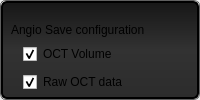
                  <widget class="QFrame" name="frame_white_border_38">
                   <property name="minimumSize">
                    <size>
                     <width>200</width>
                     <height>50</height>
                    </size>
                   </property>
                   <property name="maximumSize">
                    <size>
                     <width>16777215</width>
                     <height>16777215</height>
                    </size>
                   </property>
                   <property name="styleSheet">
                    <string notr="true">QFrame {
    border: 1px solid rgb(95, 95, 95);
    border-radius: 6px;
}</string>
                   </property>
                   <property name="frameShape">
                    <enum>QFrame::StyledPanel</enum>
                   </property>
                   <property name="frameShadow">
                    <enum>QFrame::Raised</enum>
                   </property>
                   <property name="lineWidth">
                    <number>1</number>
                   </property>
                   <layout class="QGridLayout" name="gridLayout_44" rowstretch="0" columnstretch="0">
                    <property name="sizeConstraint">
                     <enum>QLayout::SetDefaultConstraint</enum>
                    </property>
                    <property name="margin">
                     <number>0</number>
                    </property>
                    <property name="spacing">
                     <number>0</number>
                    </property>
                    <item row="0" column="0">
                     <widget class="QFrame" name="frame_button_bar_25">
                      <property name="minimumSize">
                       <size>
                        <width>0</width>
                        <height>0</height>
                       </size>
                      </property>
                      <property name="maximumSize">
                       <size>
                        <width>16777215</width>
                        <height>16777215</height>
                       </size>
                      </property>
                      <property name="styleSheet">
                       <string notr="true">QFrame {
  background: rgb(29, 29, 29);
    border-style: solid;
    border: 2px solid #000000;
    border-radius: 6px;

background-color: qlineargradient(spread:pad, x1:0, y1:0, x2:0, y2:1, stop:0 rgba(23, 23, 23, 255), stop:0.497561 rgba(50, 50, 50, 255), stop:1 rgba(44, 44, 44, 255));
}</string>
                      </property>
                      <property name="frameShape">
                       <enum>QFrame::StyledPanel</enum>
                      </property>
                      <property name="frameShadow">
                       <enum>QFrame::Raised</enum>
                      </property>
                      <property name="lineWidth">
                       <number>1</number>
                      </property>
                      <widget class="QLabel" name="label_55">
                       <property name="geometry">
                        <rect>
                         <x>10</x>
                         <y>20</y>
                         <width>636</width>
                         <height>18</height>
                        </rect>
                       </property>
                       <property name="styleSheet">
                        <string notr="true">border: none; background: none;</string>
                       </property>
                       <property name="text">
                        <string>Angio Save configuration</string>
                       </property>
                      </widget>
                      <widget class="QPushButton" name="pushButton_159">
                       <property name="geometry">
                        <rect>
                         <x>170</x>
                         <y>200</y>
                         <width>130</width>
                         <height>61</height>
                        </rect>
                       </property>
                       <property name="minimumSize">
                        <size>
                         <width>20</width>
                         <height>20</height>
                        </size>
                       </property>
                       <property name="maximumSize">
                        <size>
                         <width>130</width>
                         <height>100</height>
                        </size>
                       </property>
                       <property name="font">
                        <font>
                         <pointsize>8</pointsize>
                         <weight>75</weight>
                         <bold>true</bold>
                        </font>
                       </property>
                       <property name="styleSheet">
                        <string notr="true">QPushButton:hover
{
    border: 1px solid #78879b;
    color: silver;
}

QPushButton
{
    border-color: rgb(0,0,0);
}

QPushButton {
background-color: qlineargradient(spread:pad, x1:0.546341, y1:1, x2:0.512195, y2:0, stop:0 rgba(67, 67, 67, 255), stop:1 rgba(96, 96, 96, 255));
border-radius: 5px;
}</string>
                       </property>
                       <property name="text">
                        <string>Rectangle</string>
                       </property>
                       <property name="icon">
                        <iconset resource="grey_icons.qrc">
                         <normaloff>:/greys/images/grey_icons/10pc_gray_rectangle_scan.svg</normaloff>:/greys/images/grey_icons/10pc_gray_rectangle_scan.svg</iconset>
                       </property>
                       <property name="iconSize">
                        <size>
                         <width>40</width>
                         <height>40</height>
                        </size>
                       </property>
                      </widget>
                      <widget class="QCheckBox" name="checkBox_11">
                       <property name="geometry">
                        <rect>
                         <x>22</x>
                         <y>72</y>
                         <width>636</width>
                         <height>18</height>
                        </rect>
                       </property>
                       <property name="styleSheet">
                        <string notr="true">border: none; background: none;</string>
                       </property>
                       <property name="text">
                        <string>Raw OCT data</string>
                       </property>
                       <property name="icon">
                        <iconset resource="grey_icons.qrc">
                         <normaloff>:/greys/images/grey_icons/10pc_gray_raw_oct_data.svg</normaloff>:/greys/images/grey_icons/10pc_gray_raw_oct_data.svg</iconset>
                       </property>
                       <property name="checked">
                        <bool>true</bool>
                       </property>
                      </widget>
                      <widget class="QCheckBox" name="checkBox_12">
                       <property name="geometry">
                        <rect>
                         <x>22</x>
                         <y>100</y>
                         <width>636</width>
                         <height>21</height>
                        </rect>
                       </property>
                       <property name="styleSheet">
                        <string notr="true">border: none; background: none;</string>
                       </property>
                       <property name="text">
                        <string>Visible Camera image</string>
                       </property>
                       <property name="icon">
                        <iconset resource="grey_icons.qrc">
                         <normaloff>:/greys/images/grey_icons/10pc_gray_visible_camera.svg</normaloff>:/greys/images/grey_icons/10pc_gray_visible_camera.svg</iconset>
                       </property>
                       <property name="checked">
                        <bool>true</bool>
                       </property>
                      </widget>
                      <widget class="QPushButton" name="pushButton_160">
                       <property name="geometry">
                        <rect>
                         <x>20</x>
                         <y>200</y>
                         <width>130</width>
                         <height>61</height>
                        </rect>
                       </property>
                       <property name="minimumSize">
                        <size>
                         <width>20</width>
                         <height>20</height>
                        </size>
                       </property>
                       <property name="maximumSize">
                        <size>
                         <width>130</width>
                         <height>100</height>
                        </size>
                       </property>
                       <property name="font">
                        <font>
                         <pointsize>8</pointsize>
                         <weight>75</weight>
                         <bold>true</bold>
                        </font>
                       </property>
                       <property name="styleSheet">
                        <string notr="true">QPushButton:hover
{
    border: 1px solid #78879b;
    color: silver;
}

QPushButton
{
    border-color: rgb(0,0,0);
}

QPushButton {
background-color: qlineargradient(spread:pad, x1:0.546341, y1:1, x2:0.512195, y2:0, stop:0 rgba(67, 67, 67, 255), stop:1 rgba(96, 96, 96, 255));
border-radius: 5px;
}</string>
                       </property>
                       <property name="text">
                        <string>Spiral</string>
                       </property>
                       <property name="icon">
                        <iconset resource="grey_icons.qrc">
                         <normaloff>:/greys/images/grey_icons/10pc_gray_spiral_scan.svg</normaloff>:/greys/images/grey_icons/10pc_gray_spiral_scan.svg</iconset>
                       </property>
                       <property name="iconSize">
                        <size>
                         <width>40</width>
                         <height>40</height>
                        </size>
                       </property>
                      </widget>
                      <widget class="QPushButton" name="pushButton_161">
                       <property name="geometry">
                        <rect>
                         <x>320</x>
                         <y>200</y>
                         <width>130</width>
                         <height>61</height>
                        </rect>
                       </property>
                       <property name="minimumSize">
                        <size>
                         <width>20</width>
                         <height>20</height>
                        </size>
                       </property>
                       <property name="maximumSize">
                        <size>
                         <width>130</width>
                         <height>100</height>
                        </size>
                       </property>
                       <property name="font">
                        <font>
                         <pointsize>8</pointsize>
                         <weight>75</weight>
                         <bold>true</bold>
                        </font>
                       </property>
                       <property name="styleSheet">
                        <string notr="true">QPushButton:hover
{
    border: 1px solid #78879b;
    color: silver;
}

QPushButton
{
    border-color: rgb(0,0,0);
}

QPushButton {
background-color: qlineargradient(spread:pad, x1:0.546341, y1:1, x2:0.512195, y2:0, stop:0 rgba(67, 67, 67, 255), stop:1 rgba(96, 96, 96, 255));
border-radius: 5px;
}</string>
                       </property>
                       <property name="text">
                        <string>Square</string>
                       </property>
                       <property name="icon">
                        <iconset resource="grey_icons.qrc">
                         <normaloff>:/greys/images/grey_icons/10pc_gray_square_scan.svg</normaloff>:/greys/images/grey_icons/10pc_gray_square_scan.svg</iconset>
                       </property>
                       <property name="iconSize">
                        <size>
                         <width>40</width>
                         <height>40</height>
                        </size>
                       </property>
                      </widget>
                      <widget class="QLabel" name="label_13">
                       <property name="geometry">
                        <rect>
                         <x>10</x>
                         <y>170</y>
                         <width>171</width>
                         <height>16</height>
                        </rect>
                       </property>
                       <property name="styleSheet">
                        <string notr="true">border: none; background: none;</string>
                       </property>
                       <property name="text">
                        <string>Scan Pattern</string>
                       </property>
                      </widget>
                      <widget class="QPushButton" name="pushButton_162">
                       <property name="geometry">
                        <rect>
                         <x>470</x>
                         <y>200</y>
                         <width>130</width>
                         <height>61</height>
                        </rect>
                       </property>
                       <property name="minimumSize">
                        <size>
                         <width>20</width>
                         <height>20</height>
                        </size>
                       </property>
                       <property name="maximumSize">
                        <size>
                         <width>130</width>
                         <height>100</height>
                        </size>
                       </property>
                       <property name="font">
                        <font>
                         <pointsize>8</pointsize>
                         <weight>75</weight>
                         <bold>true</bold>
                        </font>
                       </property>
                       <property name="styleSheet">
                        <string notr="true">QPushButton:hover
{
    border: 1px solid #78879b;
    color: silver;
}

QPushButton
{
    border-color: rgb(0,0,0);
}

QPushButton {
background-color: qlineargradient(spread:pad, x1:0.546341, y1:1, x2:0.512195, y2:0, stop:0 rgba(67, 67, 67, 255), stop:1 rgba(96, 96, 96, 255));
border-radius: 5px;
}</string>
                       </property>
                       <property name="text">
                        <string>Circle</string>
                       </property>
                       <property name="icon">
                        <iconset resource="grey_icons.qrc">
                         <normaloff>:/greys/images/grey_icons/10pc_gray_circle_scan.svg</normaloff>:/greys/images/grey_icons/10pc_gray_circle_scan.svg</iconset>
                       </property>
                       <property name="iconSize">
                        <size>
                         <width>40</width>
                         <height>40</height>
                        </size>
                       </property>
                      </widget>
                      <widget class="QCheckBox" name="checkBox_5">
                       <property name="geometry">
                        <rect>
                         <x>22</x>
                         <y>44</y>
                         <width>636</width>
                         <height>18</height>
                        </rect>
                       </property>
                       <property name="styleSheet">
                        <string notr="true">border: none; background: none;</string>
                       </property>
                       <property name="text">
                        <string>OCT Volume</string>
                       </property>
                       <property name="icon">
                        <iconset resource="grey_icons.qrc">
                         <normaloff>:/greys/images/grey_icons/10pc_gray_oct_volume.svg</normaloff>:/greys/images/grey_icons/10pc_gray_oct_volume.svg</iconset>
                       </property>
                       <property name="checked">
                        <bool>true</bool>
                       </property>
                      </widget>
                      <widget class="QLabel" name="label_66">
                       <property name="geometry">
                        <rect>
                         <x>10</x>
                         <y>280</y>
                         <width>171</width>
                         <height>16</height>
                        </rect>
                       </property>
                       <property name="styleSheet">
                        <string notr="true">border: none; background: none;</string>
                       </property>
                       <property name="text">
                        <string>Motion Correction</string>
                       </property>
                      </widget>
                      <widget class="QPushButton" name="pushButton_163">
                       <property name="geometry">
                        <rect>
                         <x>170</x>
                         <y>300</y>
                         <width>130</width>
                         <height>61</height>
                        </rect>
                       </property>
                       <property name="minimumSize">
                        <size>
                         <width>20</width>
                         <height>20</height>
                        </size>
                       </property>
                       <property name="maximumSize">
                        <size>
                         <width>130</width>
                         <height>100</height>
                        </size>
                       </property>
                       <property name="font">
                        <font>
                         <pointsize>8</pointsize>
                         <weight>75</weight>
                         <bold>true</bold>
                        </font>
                       </property>
                       <property name="styleSheet">
                        <string notr="true">QPushButton:hover
{
    border: 1px solid #78879b;
    color: silver;
}

QPushButton
{
    border-color: rgb(0,0,0);
}

QPushButton {
background-color: qlineargradient(spread:pad, x1:0.546341, y1:1, x2:0.512195, y2:0, stop:0 rgba(67, 67, 67, 255), stop:1 rgba(96, 96, 96, 255));
border-radius: 5px;
}</string>
                       </property>
                       <property name="text">
                        <string>Subtract</string>
                       </property>
                       <property name="icon">
                        <iconset resource="grey_icons.qrc">
                         <normaloff>:/greys/images/grey_icons/10pc_gray_subtract.svg</normaloff>:/greys/images/grey_icons/10pc_gray_subtract.svg</iconset>
                       </property>
                       <property name="iconSize">
                        <size>
                         <width>40</width>
                         <height>40</height>
                        </size>
                       </property>
                      </widget>
                      <widget class="QPushButton" name="pushButton_164">
                       <property name="geometry">
                        <rect>
                         <x>20</x>
                         <y>300</y>
                         <width>130</width>
                         <height>61</height>
                        </rect>
                       </property>
                       <property name="minimumSize">
                        <size>
                         <width>20</width>
                         <height>20</height>
                        </size>
                       </property>
                       <property name="maximumSize">
                        <size>
                         <width>130</width>
                         <height>100</height>
                        </size>
                       </property>
                       <property name="font">
                        <font>
                         <pointsize>8</pointsize>
                         <weight>75</weight>
                         <bold>true</bold>
                        </font>
                       </property>
                       <property name="styleSheet">
                        <string notr="true">QPushButton:hover
{
    border: 1px solid #78879b;
    color: silver;
}

QPushButton
{
    border-color: rgb(0,0,0);
}

QPushButton {
background-color: qlineargradient(spread:pad, x1:0.546341, y1:1, x2:0.512195, y2:0, stop:0 rgba(67, 67, 67, 255), stop:1 rgba(96, 96, 96, 255));
border-radius: 5px;
}</string>
                       </property>
                       <property name="text">
                        <string>Average</string>
                       </property>
                       <property name="icon">
                        <iconset resource="grey_icons.qrc">
                         <normaloff>:/greys/images/grey_icons/10pc_gray_average.svg</normaloff>:/greys/images/grey_icons/10pc_gray_average.svg</iconset>
                       </property>
                       <property name="iconSize">
                        <size>
                         <width>40</width>
                         <height>40</height>
                        </size>
                       </property>
                      </widget>
                      <widget class="QPushButton" name="pushButton_165">
                       <property name="geometry">
                        <rect>
                         <x>170</x>
                         <y>400</y>
                         <width>130</width>
                         <height>61</height>
                        </rect>
                       </property>
                       <property name="minimumSize">
                        <size>
                         <width>20</width>
                         <height>20</height>
                        </size>
                       </property>
                       <property name="maximumSize">
                        <size>
                         <width>130</width>
                         <height>100</height>
                        </size>
                       </property>
                       <property name="font">
                        <font>
                         <pointsize>8</pointsize>
                         <weight>75</weight>
                         <bold>true</bold>
                        </font>
                       </property>
                       <property name="styleSheet">
                        <string notr="true">QPushButton:hover
{
    border: 1px solid #78879b;
    color: silver;
}

QPushButton
{
    border-color: rgb(0,0,0);
}

QPushButton {
background-color: qlineargradient(spread:pad, x1:0.546341, y1:1, x2:0.512195, y2:0, stop:0 rgba(67, 67, 67, 255), stop:1 rgba(96, 96, 96, 255));
border-radius: 5px;
}</string>
                       </property>
                       <property name="text">
                        <string>Phase</string>
                       </property>
                       <property name="icon">
                        <iconset resource="grey_icons.qrc">
                         <normaloff>:/greys/images/grey_icons/10pc_gray_phase_algorithm.svg</normaloff>:/greys/images/grey_icons/10pc_gray_phase_algorithm.svg</iconset>
                       </property>
                       <property name="iconSize">
                        <size>
                         <width>40</width>
                         <height>40</height>
                        </size>
                       </property>
                      </widget>
                      <widget class="QLabel" name="label_68">
                       <property name="geometry">
                        <rect>
                         <x>10</x>
                         <y>380</y>
                         <width>171</width>
                         <height>16</height>
                        </rect>
                       </property>
                       <property name="styleSheet">
                        <string notr="true">border: none; background: none;</string>
                       </property>
                       <property name="text">
                        <string>Angiography Algorithm</string>
                       </property>
                      </widget>
                      <widget class="QPushButton" name="pushButton_166">
                       <property name="geometry">
                        <rect>
                         <x>20</x>
                         <y>400</y>
                         <width>130</width>
                         <height>61</height>
                        </rect>
                       </property>
                       <property name="minimumSize">
                        <size>
                         <width>20</width>
                         <height>20</height>
                        </size>
                       </property>
                       <property name="maximumSize">
                        <size>
                         <width>130</width>
                         <height>100</height>
                        </size>
                       </property>
                       <property name="font">
                        <font>
                         <pointsize>8</pointsize>
                         <weight>75</weight>
                         <bold>true</bold>
                        </font>
                       </property>
                       <property name="styleSheet">
                        <string notr="true">QPushButton:hover
{
    border: 1px solid #78879b;
    color: silver;
}

QPushButton
{
    border-color: rgb(0,0,0);
}

QPushButton {
background-color: qlineargradient(spread:pad, x1:0.546341, y1:1, x2:0.512195, y2:0, stop:0 rgba(67, 67, 67, 255), stop:1 rgba(96, 96, 96, 255));
border-radius: 5px;
}</string>
                       </property>
                       <property name="text">
                        <string>Speckle</string>
                       </property>
                       <property name="icon">
                        <iconset resource="grey_icons.qrc">
                         <normaloff>:/greys/images/grey_icons/10pc_gray_speckle_algorithm.svg</normaloff>:/greys/images/grey_icons/10pc_gray_speckle_algorithm.svg</iconset>
                       </property>
                       <property name="iconSize">
                        <size>
                         <width>40</width>
                         <height>40</height>
                        </size>
                       </property>
                      </widget>
                      <widget class="QCheckBox" name="checkBox_16">
                       <property name="geometry">
                        <rect>
                         <x>310</x>
                         <y>130</y>
                         <width>359</width>
                         <height>19</height>
                        </rect>
                       </property>
                       <property name="styleSheet">
                        <string notr="true">border: none; background: none;</string>
                       </property>
                       <property name="text">
                        <string>Intensity and Phase data</string>
                       </property>
                       <property name="icon">
                        <iconset resource="grey_icons.qrc">
                         <normaloff>:/greys/images/grey_icons/10pc_gray_intensity_and_phase.svg</normaloff>:/greys/images/grey_icons/10pc_gray_intensity_and_phase.svg</iconset>
                       </property>
                       <property name="checked">
                        <bool>true</bool>
                       </property>
                      </widget>
                      <widget class="QCheckBox" name="checkBox_2">
                       <property name="geometry">
                        <rect>
                         <x>310</x>
                         <y>42</y>
                         <width>359</width>
                         <height>19</height>
                        </rect>
                       </property>
                       <property name="styleSheet">
                        <string notr="true">border: none; background: none;</string>
                       </property>
                       <property name="text">
                        <string>Angio B-scan</string>
                       </property>
                       <property name="icon">
                        <iconset resource="grey_icons.qrc">
                         <normaloff>:/greys/images/grey_icons/10pc_gray_angio_bscan.svg</normaloff>:/greys/images/grey_icons/10pc_gray_angio_bscan.svg</iconset>
                       </property>
                       <property name="checked">
                        <bool>true</bool>
                       </property>
                      </widget>
                      <widget class="QCheckBox" name="checkBox_17">
                       <property name="geometry">
                        <rect>
                         <x>310</x>
                         <y>72</y>
                         <width>359</width>
                         <height>19</height>
                        </rect>
                       </property>
                       <property name="styleSheet">
                        <string notr="true">border: none; background: none;</string>
                       </property>
                       <property name="text">
                        <string>Angio Volume</string>
                       </property>
                       <property name="icon">
                        <iconset resource="grey_icons.qrc">
                         <normaloff>:/greys/images/grey_icons/10pc_gray_angio_volume.svg</normaloff>:/greys/images/grey_icons/10pc_gray_angio_volume.svg</iconset>
                       </property>
                       <property name="checked">
                        <bool>true</bool>
                       </property>
                      </widget>
                      <widget class="QCheckBox" name="checkBox_18">
                       <property name="geometry">
                        <rect>
                         <x>310</x>
                         <y>100</y>
                         <width>359</width>
                         <height>20</height>
                        </rect>
                       </property>
                       <property name="styleSheet">
                        <string notr="true">border: none; background: none;</string>
                       </property>
                       <property name="text">
                        <string>Angio Projection</string>
                       </property>
                       <property name="icon">
                        <iconset resource="grey_icons.qrc">
                         <normaloff>:/greys/images/grey_icons/10pc_gray_angio_projection.svg</normaloff>:/greys/images/grey_icons/10pc_gray_angio_projection.svg</iconset>
                       </property>
                       <property name="checked">
                        <bool>true</bool>
                       </property>
                      </widget>
                      <widget class="QPushButton" name="pushButton_175">
                       <property name="geometry">
                        <rect>
                         <x>320</x>
                         <y>400</y>
                         <width>130</width>
                         <height>61</height>
                        </rect>
                       </property>
                       <property name="minimumSize">
                        <size>
                         <width>20</width>
                         <height>20</height>
                        </size>
                       </property>
                       <property name="maximumSize">
                        <size>
                         <width>130</width>
                         <height>100</height>
                        </size>
                       </property>
                       <property name="font">
                        <font>
                         <pointsize>8</pointsize>
                         <weight>75</weight>
                         <bold>true</bold>
                        </font>
                       </property>
                       <property name="styleSheet">
                        <string notr="true">QPushButton:hover
{
    border: 1px solid #78879b;
    color: silver;
}

QPushButton
{
    border-color: rgb(0,0,0);
}

QPushButton {
background-color: qlineargradient(spread:pad, x1:0.546341, y1:1, x2:0.512195, y2:0, stop:0 rgba(67, 67, 67, 255), stop:1 rgba(96, 96, 96, 255));
border-radius: 5px;
}</string>
                       </property>
                       <property name="text">
                        <string>Complex 
Differential 
Variance</string>
                       </property>
                       <property name="icon">
                        <iconset resource="grey_icons.qrc">
                         <normaloff>:/greys/images/grey_icons/10pc_gray_complex_differential_algorithm.svg</normaloff>:/greys/images/grey_icons/10pc_gray_complex_differential_algorithm.svg</iconset>
                       </property>
                       <property name="iconSize">
                        <size>
                         <width>40</width>
                         <height>40</height>
                        </size>
                       </property>
                      </widget>
                     </widget>
                    </item>
                   </layout>
                  </widget>
